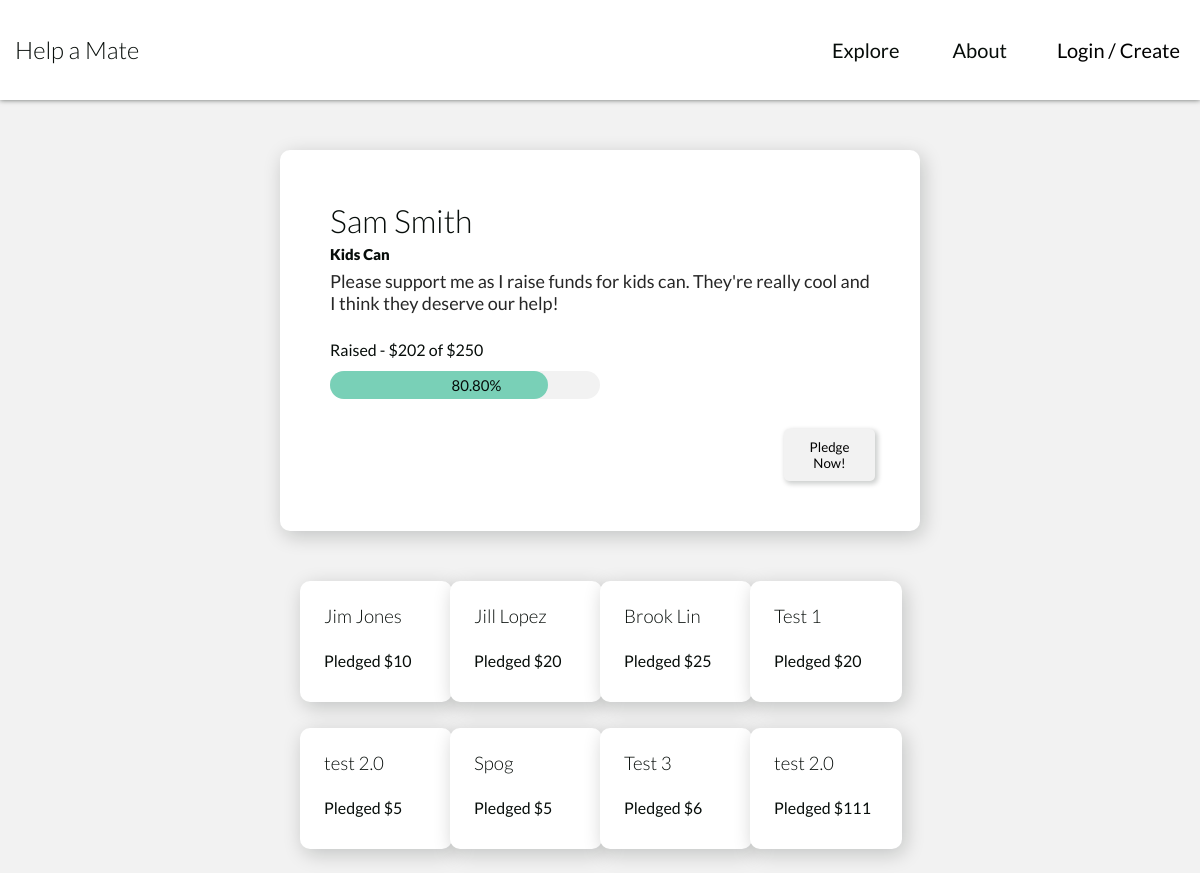
/php/src/fundraiser.php?frid=1, run on the app's committed database.
### tables this page shows
CREATE TABLE Fundraiser (
  FundraiserId smallint(6) AUTO_INCREMENT,
  FName varchar(30) NOT NULL,
  LName varchar(30) NOT NULL,
  DoB date NOT NULL,
  Email varchar(255) NOT NULL,
  Password char(60) NOT NULL,
  Charity varchar(50) NOT NULL,
  Blurb varchar(250) NOT NULL,
  Goal smallint(6) NOT NULL,
  PRIMARY KEY (FundraiserId)
);

CREATE TABLE Pledges (
  DonationId mediumint(6) AUTO_INCREMENT NOT NULL,
  DonorEmail varchar(100) NOT NULL,
  FundraiserId smallint(6) NOT NULL,
  Pledge smallint(6) NOT NULL,
  DisplayName varchar(30) NOT NULL,
  PRIMARY KEY (DonationId),
  FOREIGN KEY (DonorEmail) REFERENCES Donors (DonorEmail) ON DELETE CASCADE ON UPDATE CASCADE,
  FOREIGN KEY (FundraiserId) REFERENCES Fundraiser (FundraiserId) ON DELETE CASCADE ON UPDATE CASCADE
);

### php/src/fundraiser.php (the view, shortened to what this page needs)
<?php
    include_once "includes/public_connection.php";
    if (isset($_GET['frid'])) {
        $frId = trim(mysqli_real_escape_string($dbc, $_GET['frid']));
    } else {
        header("Location: index.php");
    }
    $fundraiser_query = "SELECT * FROM Fundraiser WHERE FundraiserId = ".$frId;
    $fundraiser_result = mysqli_query($dbc, $fundraiser_query);
    $fundraiser_record = mysqli_fetch_assoc($fundraiser_result);
    include_once "includes/page_template.php";
    $sum_query = "SELECT SUM(Pledge) FROM Pledges WHERE FundraiserId = ".$frId;
    $sum_result = mysqli_query($dbc, $sum_query);
    $sum_record = mysqli_fetch_assoc($sum_result);
    $ammt_raised = $sum_record['SUM(Pledge)'];
    $percentage = number_format($ammt_raised / $fundraiser_record['Goal'] * 100, 2);
    if ($percentage >= 100) {
        $width_percentage =100;
    } else {
        $width_percentage = $percentage;
    }
?>
    <div class="content fundraiser">
        <?php
            echo <<<HTML
                    <h1>{$fundraiser_record['FName']} {$fundraiser_record['LName']}</h1>
                    <div class='charity'>{$fundraiser_record["Charity"]}</div>
                    <div class='blurb'>{$fundraiser_record["Blurb"]}</div>
                    <div><br>Raised - \${$ammt_raised} of \${$fundraiser_record['Goal']}</div>
                    <div class='goal'>
                        <div class='progress_wrapper'>
                            <p>$percentage%</p>
                            <div class='progress' style='width:{$width_percentage}%'></div>
                        </div>
                    </div>
                    <div class='donate'>
                        <button onclick='toggleHide(this)' class='pledge submit'>Pledge Now!</button>
                    </div>
                HTML;
        ?>
    </div>
    <div id='pledges'>
        <?php
            $pledge_query = "SELECT * FROM Pledges WHERE FundraiserId = ".$frId;
            $pledge_result = mysqli_query($dbc, $pledge_query);
            while($pledge_record = mysqli_fetch_assoc($pledge_result)) {
                echo <<<HTML
                        <div class='content pledgeBox' style='margin-top: 10px;'>
                            <span class='donor'>
                                <h3>{$pledge_record["DisplayName"]}</h3>
                        HTML;
                echo <<<HTML
                            </span>
                            <p>Pledged \${$pledge_record["Pledge"]}</p>
                        </div>
                    HTML;
            }
        ?>
    </div>
    </main>
    </body>
</html>

### php/src/css/styles.css (style rules this page uses)
* { font-family: 'Lato', sans-serif; transition: 0.35s; }
h1, h2, h3, h4, h5, h6 { font-weight: 300; }
:root { --accent-one: #79d0b7; --netural-000: #ffffff; --netural-100: #f2f2f2; --netural-300: #dddddd; --netural-700: #272727; --netural-900: #070d0a; --netural-700-rgb: 39, 39, 39; --netural-900-rgb: 7, 13, 10; --danger-color: #c614119f; }
body { color: var(--netural-900); background-color: var(--netural-100); }
.content { margin: 0 auto; width: 45vw; border-radius: 10px; background-color: var(--netural-000); box-shadow: 3px 5px 20px rgba(var(--netural-900-rgb), 0.2); padding: 50px; margin-bottom: 40px; padding-top: 30px; }
.content:not(.content ~ .content) { margin-top: 150px; }
.fundraiser h2, .fundraiser h1 { margin-bottom: 5px; }
.fundraiser .charity { font-size: 15px; color: var(--netural-900); margin-bottom: 7px; font-weight: 900; }
.fundraiser .blurb { font-size: 18px; color: var(--netural-700); margin-bottom: 7px; }
.donate { margin-top: 30px; text-align: center; background-color: var(--netural-100); border-radius: 5px; position: relative; left: 84%; width: 17%; }
.donate .pledge { text-align: center; background-color: rgba(var(--netural-900-rgb), 00); box-shadow: 2px 2px 5px 1px rgb(var(--netural-900-rgb), 0.2); border-radius: 5px; border: none; width: 100%; cursor: pointer; padding: 10px 10px; }
#pledges { width: 50vw; margin: 0 auto; display: grid; grid-template-columns: 1fr 1fr 1fr 1fr; }
.pledgeBox { width: 80%; padding: 1rem 0.5rem 1rem 1.5rem; margin-bottom: 1rem; }
.pledgeBox .donor { display: flex; justify-content: space-between; padding: 0.5rem; padding-left: 0; }
.pledgeBox .donor * { width: fit-content; margin: 0; }
.progress_wrapper { border-radius: 15px; width: 50%; margin: 12px 0px; background-color: var(--netural-100); font-size: 15px; text-align: center; }
.progress_wrapper .progress { text-align:center; border-radius: 15px; background-color: var(--accent-one); height: 28px; }
.progress_wrapper p { position: relative; left: 45%; float: left; bottom: 10px; }

### data on the page
fundraiser: FName "Sam", LName "Smith", Charity "Kids Can", Blurb "Please support me as I raise funds for kids can. They're really cool and I think they deserve our help!", Goal "250"
pledges: DisplayName "Jim Jones", Pledge "10"
pledges: DisplayName "Jill Lopez", Pledge "20"
pledges: DisplayName "Brook Lin", Pledge "25"
pledges: DisplayName "Test 1", Pledge "20"
pledges: DisplayName "test 2.0", Pledge "5"
pledges: DisplayName "Spog", Pledge "5"
pledges: DisplayName "Test 3", Pledge "6"
pledges: DisplayName "test 2.0", Pledge "111"

### other printed values
$ammt_raised "202"
$percentage "80.80"
